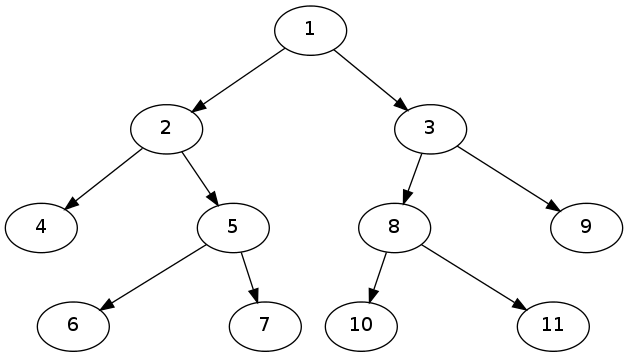

Recreate this plot in Python.
#!/usr/bin/env python
# coding=utf-8
import pygraphviz as pgv
# strict (no parallel edges)
# digraph
# with attribute rankdir set to 'LR'
A=pgv.AGraph(directed=True,strict=True)
A.add_edge(1,2)
A.add_edge(1,3)
A.add_node('a',style='invis')
A.add_edge(1,'a',style='invis')
B=A.add_subgraph([2,3,'a'],rank='same')
B.add_edge(2,'a',style='invis')
B.add_edge('a',3,style='invis')

A.add_edge(2,4)
A.add_edge(2,5)
A.add_node('b',style='invis')
A.add_edge(2,'b',style='invis')
C=A.add_subgraph([4,5,'b'],rank='same')
C.add_edge(4,'b',style='invis')
C.add_edge('b',5,style='invis')

A.add_edge(5,6)
A.add_edge(5,7)
A.add_node('c',style='invis')
A.add_edge(5,'c',style='invis')
D=A.add_subgraph([6,7,'c'],rank='same')
D.add_edge(6,'c',style='invis')
D.add_edge('c',7,style='invis')

A.add_edge(3,8)
A.add_edge(3,9)
A.add_node('d',style='invis')
A.add_edge(3,'d',style='invis')
E=A.add_subgraph([8,9,'d'],rank='same')
E.add_edge(8,'d',style='invis')
E.add_edge('d',9,style='invis')

A.add_edge(8,10)
A.add_edge(8,11)
A.add_node('e',style='invis')
A.add_edge(8,'e',style='invis')
F=A.add_subgraph([10,11,'e'],rank='same')
F.add_edge(10,'e',style='invis')
F.add_edge('e',11,style='invis')


A.graph_attr['epsilon']='0.001'
print A.string() # print dot file to standard output
A.write('tree.dot')
A.layout('dot') # layout with dot
A.draw('tree.png') # write to file
